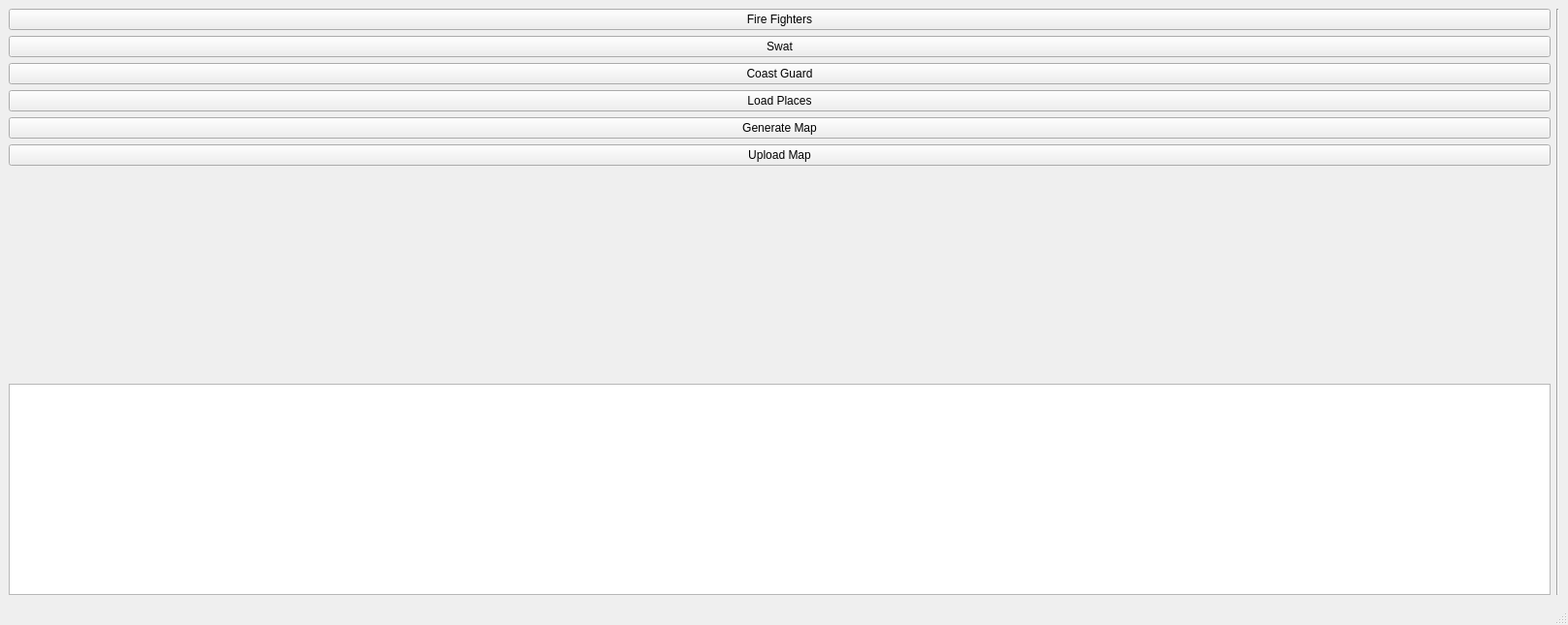
<?xml version="1.0" encoding="UTF-8"?>
<ui version="4.0">
 <class>MainWindow</class>
 <widget class="QMainWindow" name="MainWindow">
  <property name="geometry">
   <rect>
    <x>0</x>
    <y>0</y>
    <width>1618</width>
    <height>645</height>
   </rect>
  </property>
  <property name="windowTitle">
   <string>MainWindow</string>
  </property>
  <widget class="QWidget" name="centralwidget">
   <layout class="QVBoxLayout" name="verticalLayout_3">
    <item>
     <layout class="QHBoxLayout" name="horizontalLayout">
      <item>
       <layout class="QHBoxLayout" name="interactlayout">
        <item>
         <layout class="QVBoxLayout" name="verticalLayout_8">
          <item>
           <widget class="QPushButton" name="firefighter_button">
            <property name="text">
             <string>Fire Fighters</string>
            </property>
           </widget>
          </item>
          <item>
           <widget class="QPushButton" name="swat_button">
            <property name="text">
             <string>Swat</string>
            </property>
           </widget>
          </item>
          <item>
           <widget class="QPushButton" name="coastguard_button">
            <property name="text">
             <string>Coast Guard</string>
            </property>
           </widget>
          </item>
          <item>
           <widget class="QPushButton" name="loadplaces_button">
            <property name="text">
             <string>Load Places</string>
            </property>
           </widget>
          </item>
          <item>
           <widget class="QPushButton" name="generatemap_button">
            <property name="text">
             <string>Generate Map</string>
            </property>
           </widget>
          </item>
          <item>
           <widget class="QPushButton" name="uploadmap_button">
            <property name="text">
             <string>Upload Map</string>
            </property>
           </widget>
          </item>
          <item>
           <spacer name="spacer">
            <property name="orientation">
             <enum>Qt::Vertical</enum>
            </property>
            <property name="sizeHint" stdset="0">
             <size>
              <width>20</width>
              <height>40</height>
             </size>
            </property>
           </spacer>
          </item>
          <item>
           <widget class="QPlainTextEdit" name="plainTextEdit"/>
          </item>
         </layout>
        </item>
       </layout>
      </item>
      <item>
       <widget class="Line" name="line">
        <property name="orientation">
         <enum>Qt::Vertical</enum>
        </property>
       </widget>
      </item>
      <item>
       <layout class="QHBoxLayout" name="maplayout"/>
      </item>
     </layout>
    </item>
   </layout>
  </widget>
  <widget class="QStatusBar" name="statusbar"/>
 </widget>
 <resources/>
 <connections/>
</ui>
